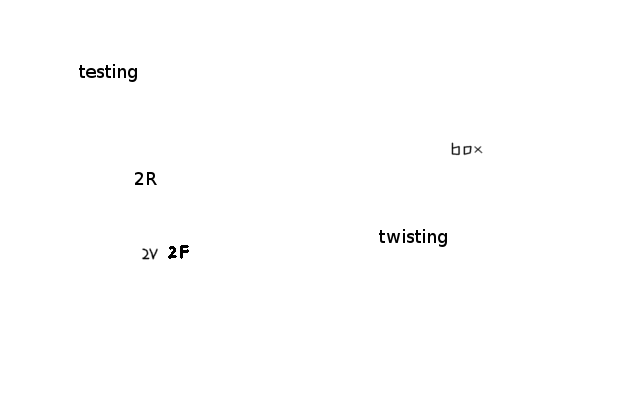
//> input picture OpenCV/line_segments/test_text1.png, 640 x 400 px
$ ./ms_and_hough test_text1.png   (built with g++ and OpenCV 4)
//> lines starting //> are read from the running program, lines starting //| are printed output that depends on the picture; after the words box and inside, x2 and y2 are one past the last pixel; in counts of white or black regions, pixels touching at a corner belong together

#include <opencv2/core/core.hpp>
#include <opencv2/imgproc/imgproc.hpp>
#include <opencv2/highgui/highgui.hpp>

#include <iostream>

int main(int argc, char** argv) {
	if (argc != 2) {
		return -1;
	}

	cv::Mat img = cv::imread(argv[1], 0);
//> img is the input picture: 400 rows x 640 cols, CV_8UC1; min 0, max 255, mean 253.9

	cv::imshow("original", img);
	cv::waitKey();

	cv::threshold(img, img, 127, 255, cv::THRESH_BINARY);
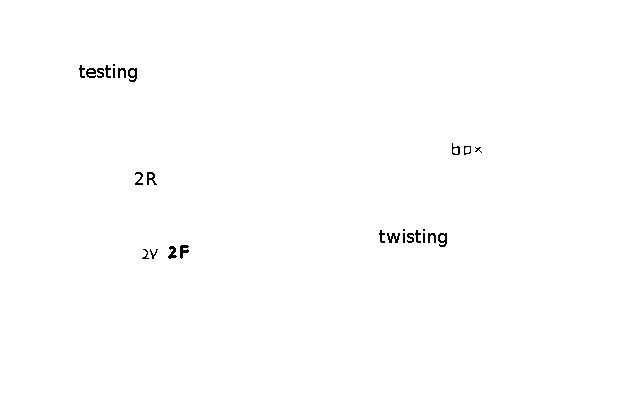
//> img: 400 rows x 640 cols, CV_8UC1; 99.6% white; black in thin lines or dots, all inside (x1, y1, x2, y2) = (79, 64, 482, 259)
	cv::Mat skel(img.size(), CV_8UC1, cv::Scalar(0));
	cv::Mat temp;
	cv::Mat eroded;

	cv::Mat element = cv::getStructuringElement(cv::MORPH_CROSS, cv::Size(3, 3));

	while (true) {
		cv::erode(img, eroded, element);
		cv::dilate(eroded, temp, element); // temp = open(img)
		cv::subtract(img, temp, temp);
		cv::bitwise_or(skel, temp, skel);
		eroded.copyTo(img);

		if (cv::countNonZero(img) == 0) {
			break;
		}

	}
//> this loop made 348 passes
//> pass 1, `cv::erode(img, eroded, element);`:
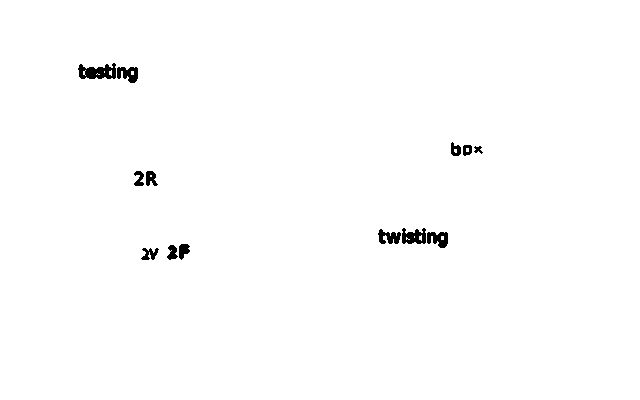
//> eroded: 400 rows x 640 cols, CV_8UC1; 99.2% white; 13 black regions, largest, box (x1, y1, x2, y2) and area: (78, 63, 116, 79) 410, (402, 228, 426, 244) 275, (117, 67, 138, 83) 231
//> pass 2, `cv::erode(img, eroded, element);`:
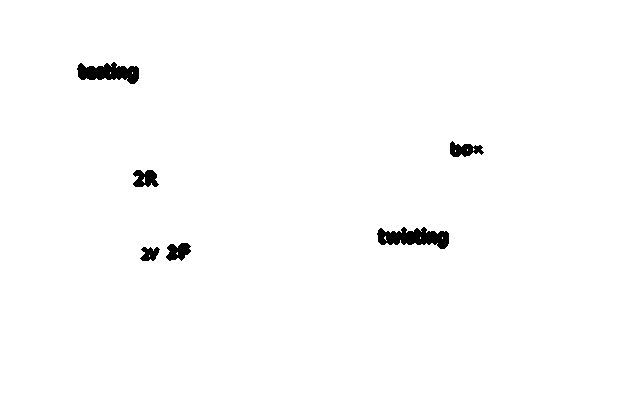
//> eroded: 400 rows x 640 cols, CV_8UC1; 98.8% white; 6 black regions, box (x1, y1, x2, y2) and area: (377, 227, 449, 249) 989, (77, 62, 139, 84) 859, (450, 141, 484, 157) 330, (133, 170, 159, 187) 324, (166, 243, 191, 261) 309, (140, 247, 160, 261) 188
//> after the loop: img: 400 rows x 640 cols, CV_8UC1; every value is 0
//> after the loop:
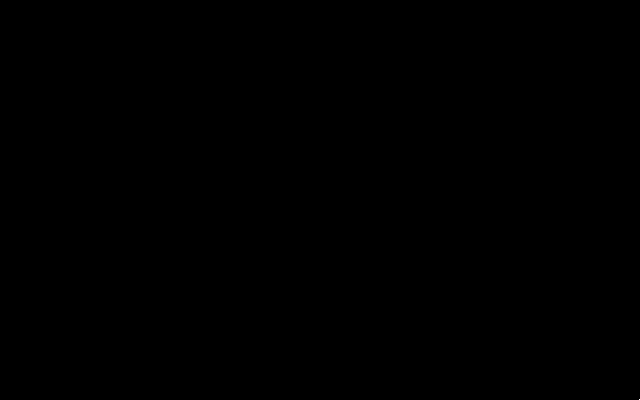
//> temp: 400 rows x 640 cols, CV_8UC1; 0% white in thin lines or dots, all inside (x1, y1, x2, y2) = (639, 399, 640, 400)
//> after the loop:
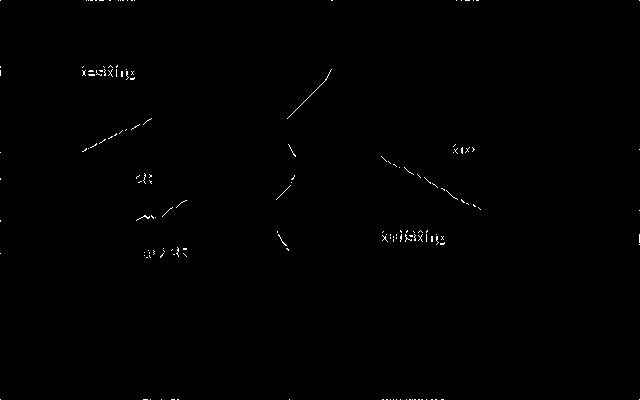
//> skel: 400 rows x 640 cols, CV_8UC1; 0.32% white in thin lines or dots

	cv::imshow("Skeleton", skel);
	cv::waitKey();

	cv::Mat dst, cdst;
	cv::Canny(skel, dst, 50, 200, 3);
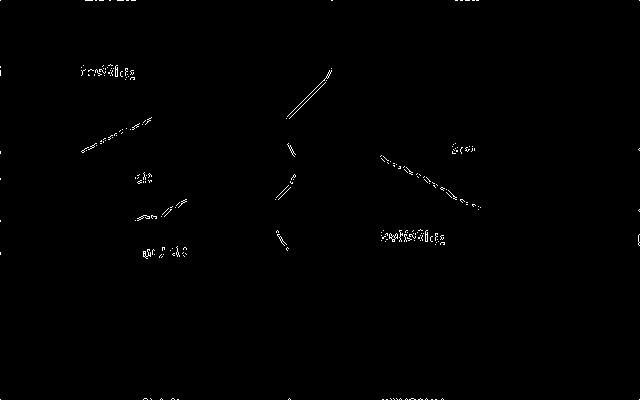
//> dst: 400 rows x 640 cols, CV_8UC1; 0.45% white in thin lines or dots
	cv::cvtColor(dst, cdst, cv::COLOR_GRAY2BGR);
//> cdst: 400 rows x 640 cols, CV_8UC3; 0.45% white in thin lines or dots

	// cv::imshow("Canny", dst);
	// cv::waitKey();

	std::vector<cv::Vec4i> lines;
	cv::HoughLinesP(skel, lines, 1, CV_PI/180, 5, 0, 10 );
//> lines = 119 lines (x1, y1, x2, y2), first 8: [287, 118, 326, 79], [173, 254, 186, 248], [382, 399, 443, 399], [384, 159, 413, 174], [419, 176, 437, 187], [143, 216, 153, 217], [390, 234, 411, 240], [83, 74, 133, 74]
	std::cout << "found " << lines.size() << " lines\n";
//| found 119 lines
	for( size_t i = 0; i < lines.size(); i++ )
	{
		cv::Vec4i l = lines[i];
		auto colour = cv::Scalar((i%3==0)*255,(i%3==1)*255,(i%3==2)*255);
		cv::line( cdst, cv::Point(l[0], l[1]), cv::Point(l[2], l[3]), colour, 3, CV_AA);
	}
//> this loop made 119 passes
//> l on passes 1 to 12: [287, 118, 326, 79], [173, 254, 186, 248], [382, 399, 443, 399], [384, 159, 413, 174], [419, 176, 437, 187], [143, 216, 153, 217], [390, 234, 411, 240], [83, 74, 133, 74], [455, 150, 473, 148], [456, 0, 478, 0], [329, 72, 330, 71], [82, 151, 126, 129]
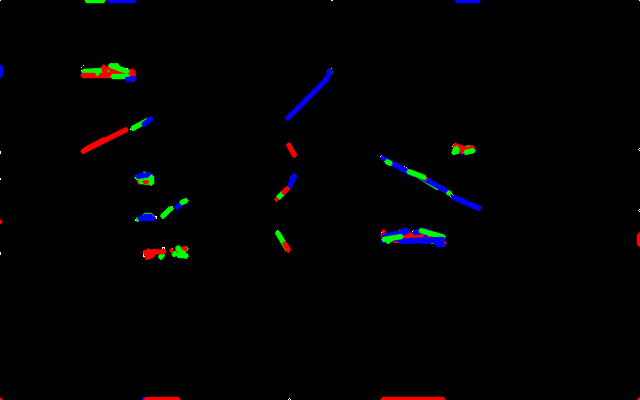
//> cdst: 400 rows x 640 cols, CV_8UC3; mean B, G, R 2, 1.6, 1.7

	cv::imshow("Lines", cdst);
	cv::waitKey();

}
